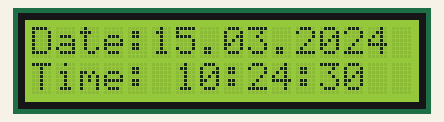
Bench run of a sketch on a simulated Arduino Uno, built with avr-gcc and run on an emulated ATmega328P. Parts: 16×2 character LCD. The local clock reads 2024-03-15 10:24:30 at power-on unless the sketch sets it; what the sketch prints to the serial monitor is not drawn.

Above: at 0.1 s.
At 3.2 s:
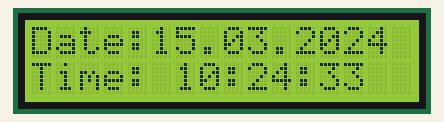
At 7.2 s:
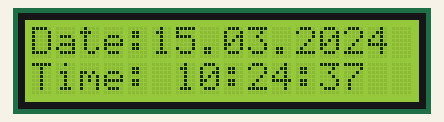
At 15.3 s:
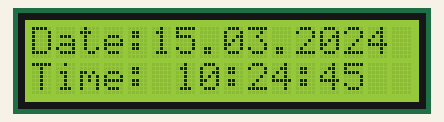
At 23.4 s:
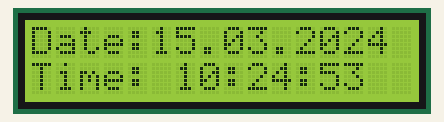
At 31.5 s:
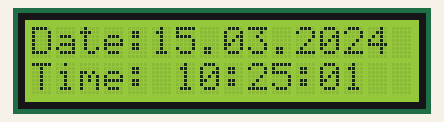

Measured:
- what the display in image 1 shows lasts 1.0 s, from 3.1 s to 4.1 s

The sketch:

test1.ino
```cpp
#include <LiquidCrystal.h>
//#include <Wire.h>
#include <DS3231.h>
LiquidCrystal lcd(12, 11, 5, 4, 3, 2);

DS3231 rtc (SDA, SCL);


void setup() {

  lcd.begin(16,2);
  rtc.begin();


//  Wire.begin();
  Serial.begin(9600);

  // The following lines can be uncommented to set the date and time

//  rtc.setDOW(SATURDAY);     // Set Day-of-Week to SUNDAY
//
//  rtc.setTime(17, 05, 50);     // Set the time to 12:00:00 (24hr format)
//
//  rtc.setDate(30, 9, 2017);   // Set the date to January 1st, 2014


}

void loop() {
//print on Serial monitor
  Serial.print("Date: ");
  Serial.print(rtc.getDOWStr());

//print date on Serial monitor
  Serial.print(" ");
  Serial.print(rtc.getDateStr());
  Serial.println();

//print time on Serial monitor
  Serial.print("Time: ");
  Serial.print(rtc.getTimeStr());


//print Date on LCD display
  lcd.setCursor(0,0);
  lcd.print("Date:");
  lcd.print(rtc.getDateStr());

  lcd.setCursor(0,1);
  lcd.print("Time: ");
  lcd.print(rtc.getTimeStr());

  Serial.println();
  delay (1000);


// if( Hor == 11 &&  (Min == 32 || Min == 33)) //Comparing the current time with the Alarm time
//
//      {
//
//      Buzzer();
//
//      Buzzer();
//
//      lcd.clear();
//
//      lcd.print("Alarm ON");
//
//      lcd.setCursor(0,1);
//
//      lcd.print("Alarming");
//
//      Buzzer();
//
//      Buzzer();
//
//      }
}

//void Buzzer()
//
//{
//
//digitalWrite(buz,HIGH);
//
//delay(500);
//
//digitalWrite(buz, LOW);
//
//delay(500);
//
//}
```
